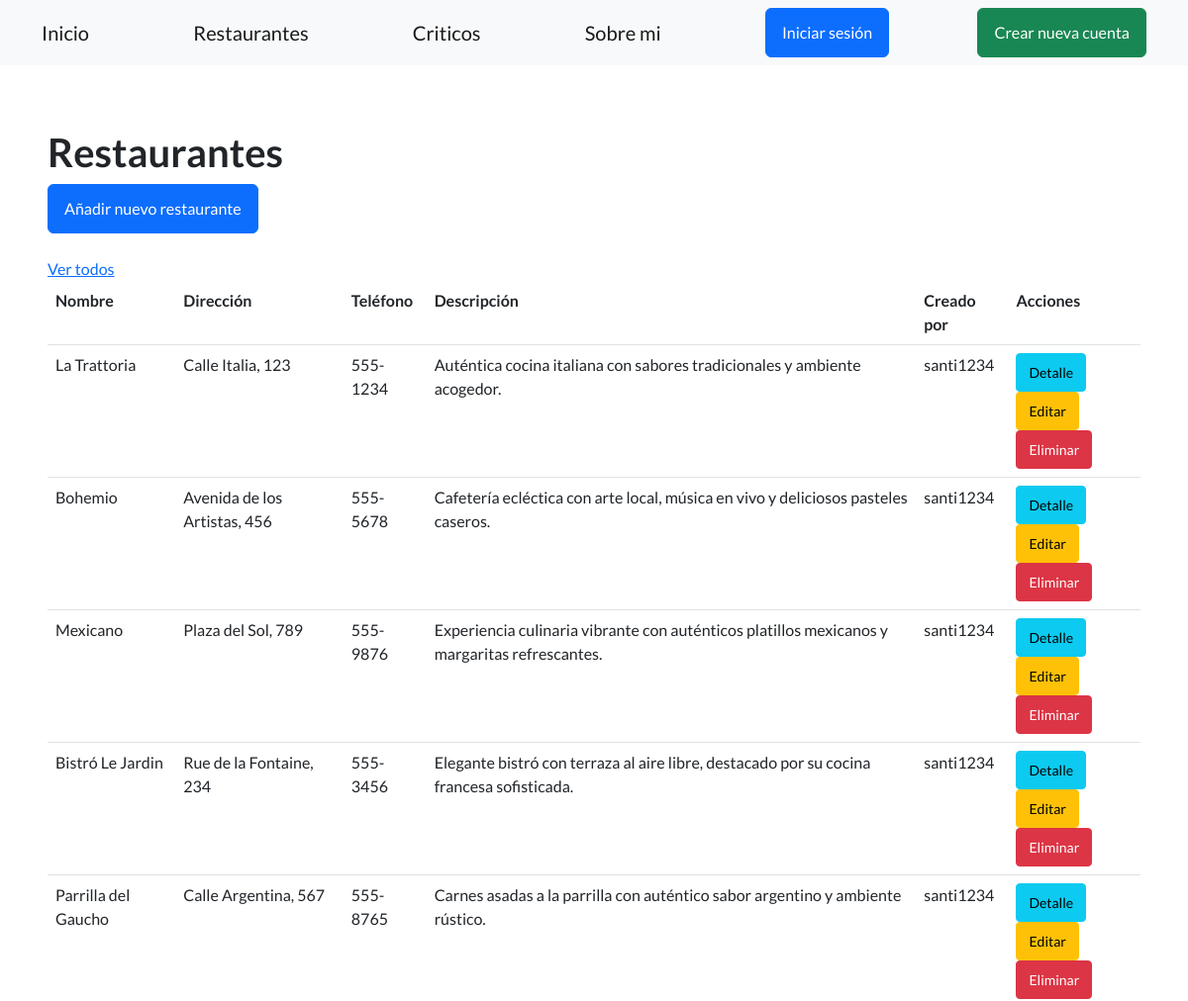
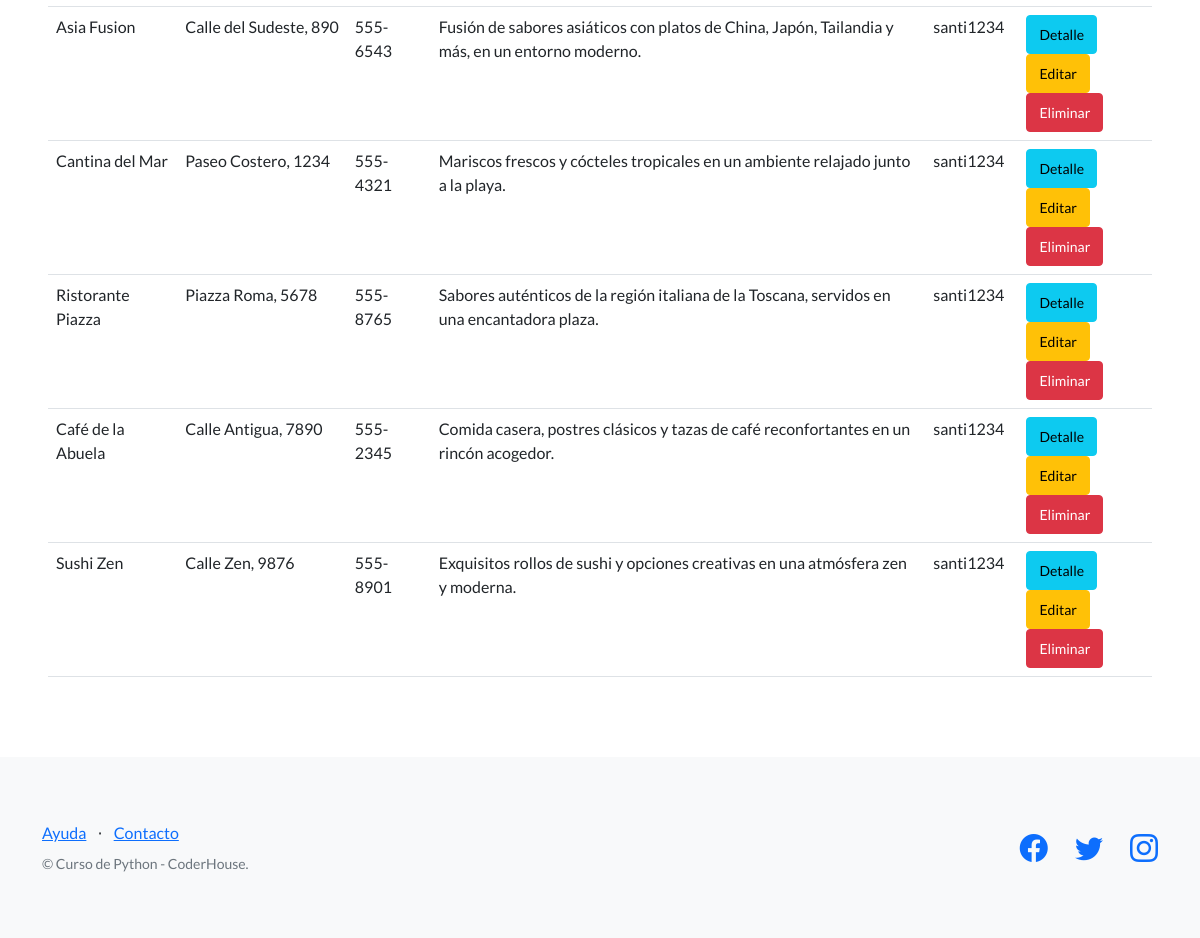
Page /criticos/restaurantes/ on the earlier database version (2 pictures, top to bottom).
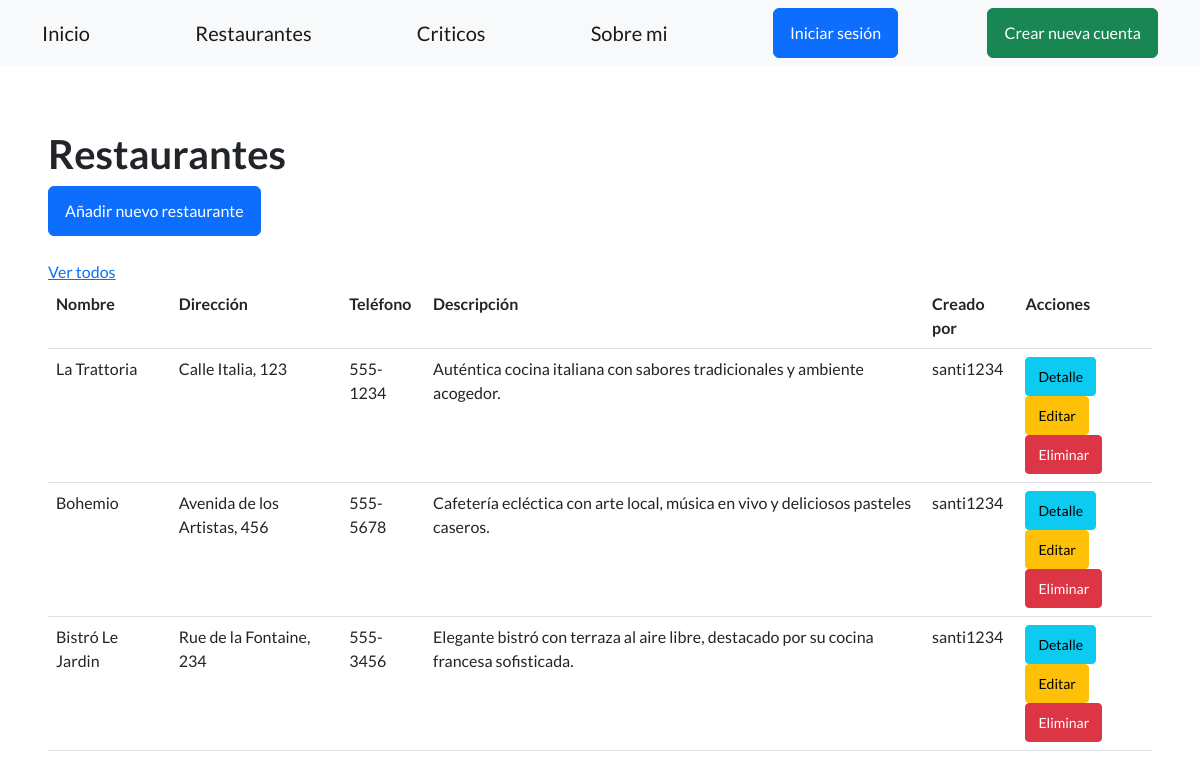
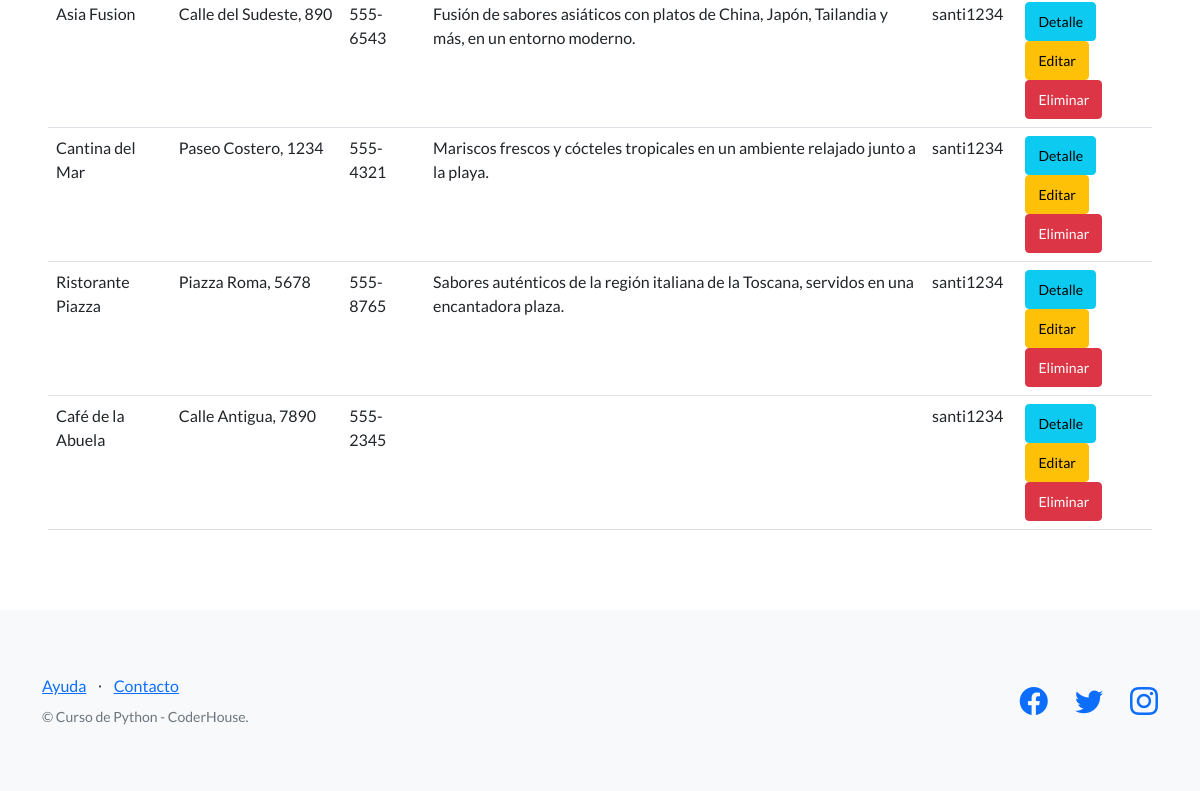
Same page on the later database version (2 pictures, top to bottom).
### criticos/models.py (models this page shows, shortened)
class Restaurante(models.Model):
    nombre = models.CharField(max_length=100)
    direccion = models.CharField(max_length=200)
    telefono = models.CharField(max_length=20)
    descripcion = models.TextField(null=True, blank=True)
    creado_por = models.ForeignKey(User, on_delete=models.CASCADE)

### criticos/views.py (the view)
# urls.py: path('restaurantes/', views.lista_restaurantes, name='lista_restaurantes'),
def lista_restaurantes(request):
    restaurantes = Restaurante.objects.select_related('creado_por').all()
    return render(request, 'criticos/lista_restaurantes.html', {'restaurantes': restaurantes})

### criticos/templates/criticos/lista_restaurantes.html (shortened to what this page needs)
{% extends "base.html" %}
{% block contenido %}
</head>
<body>
    <h1>Restaurantes</h1>
    <a class="btn btn-primary" href="{% url 'agregar_restaurante' %}">Añadir nuevo restaurante</a>
    <br><br>
    <a href="{% url 'lista_restaurantes' %}">Ver todos</a>
    <table class="table">
        <tbody>
          <tr>
            <th>Nombre</th>
            <th>Dirección</th>
            <th>Teléfono</th>
            <th>Descripción</th>
            <th>Creado por</th>
            <th>Acciones</th>
        </tr>
        {% for restaurante in restaurantes %}
        <tr>
            <td>{{ restaurante.nombre }}</td>
            <td>{{ restaurante.direccion }}</td>
            <td>{{ restaurante.telefono }}</td>
            <td>{{ restaurante.descripcion }}</td>
            <td>{{ restaurante.creado_por.username }}</td>
            <td>
                <a class="btn btn-info btn-sm" href="{% url 'detalle_restaurante' restaurante.id %}">Detalle</a>
                <a class="btn btn-warning btn-sm" href="{% url 'editar_restaurante' restaurante.id %}">Editar</a>
                <form action="{% url 'eliminar_restaurante' restaurante.id %}" method="post">
                    <button class="btn btn-danger btn-sm" type="submit">Eliminar</button>
                </form>
            </td>
        </tr>
        {% endfor %}
        </tbody>
    </table>
{% endblock contenido %}

### templates_base/base.html (shortened to what this page needs)
{% load static %}
<!DOCTYPE html>
<html lang="en">
    <head>
        <link href="https://cdn.jsdelivr.net/npm/bootstrap-icons@1.5.0/font/bootstrap-icons.css" rel="stylesheet" type="text/css" />
        <link href="{% static 'css/styles.css' %}" rel="stylesheet" />
    </head>
    <body>
        <nav class="navbar navbar-light bg-light static-top">
            <div class="container">
                <a class="navbar-brand" href="{% url 'inicio' %}">Inicio</a>
                <a class="navbar-brand" href="{% url 'lista_restaurantes' %}">Restaurantes</a>
                <a class="navbar-brand" href="{% url 'lista_criticos' %}">Criticos</a>
                <a class="navbar-brand" href="{% url 'mi_informacion' %}"">Sobre mi</a>
                {% if user.is_authenticated %}
                <div class="dropdown">
                    <button class="btn btn-secondary dropdown-toggle" type="button" id="dropdownMenuButton1" data-bs-toggle="dropdown" aria-expanded="false">
                        <div style="display: inline-flex;">
                            <span>{{ user.username }}</span>
                        </div>
                    </button>
                    <ul class="dropdown-menu" aria-labelledby="dropdownMenuButton1">
                        <li>
                            <a class="dropdown-item" href="{% url 'editar_perfil' %}">Editar mis datos</a>
                        </li>
                        <li>
                            <a class="dropdown-item" href="{% url 'agregar_avatar' %}">Agregar avatar</a>
                        </li>
                        <li>
                            <a class="dropdown-item" href="{% url 'logout' %}"><strong>Cerrar Sesión</strong></a>
                        </li>
                    </ul>
                </div>
                {% else %}
                <a class="btn btn-primary" href="{% url 'login' %}">Iniciar sesión</a>
                <a class="btn btn-success" href="{% url 'registro' %}">Crear nueva cuenta</a>
                {% endif %}
            </div>
        </nav>
        <section style="padding:4rem 3rem;">
            {% block contenido %}
            {% endblock contenido %}
        </section>
        <footer class="footer bg-light">
            <div class="container">
                <div class="row">
                    <div class="col-lg-6 h-100 text-center text-lg-start my-auto">
                        <ul class="list-inline mb-2">
                            <li class="list-inline-item"><a href="#!">Ayuda</a></li>
                            <li class="list-inline-item">⋅</li>
                            <li class="list-inline-item"><a href="#!">Contacto</a></li>
                        </ul>
                        <p class="text-muted small mb-4 mb-lg-0">&copy; Curso de Python - CoderHouse.</p>
                    </div>
                    <div class="col-lg-6 h-100 text-center text-lg-end my-auto">
                        <ul class="list-inline mb-0">
                            <li class="list-inline-item me-4">
                                <a href="#!"><i class="bi-facebook fs-3"></i></a>
                            </li>
                            <li class="list-inline-item me-4">
                                <a href="#!"><i class="bi-twitter fs-3"></i></a>
                            </li>
                            <li class="list-inline-item">
                                <a href="https://www.instagram.com/espndeportes/?hl=es"><i class="bi-instagram fs-3"></i></a>
                            </li>
                        </ul>
                    </div>
                </div>
            </div>
        </footer>
    </body>
</html>

Differences in the rows shown:
removed Restaurante: nombre "Mexicano", direccion "Plaza del Sol, 789", telefono "555-9876", descripcion "Experiencia culinaria vibrante con auténticos platillos mexicanos y margaritas refrescantes.", creado_por.username "santi1234"
removed Restaurante: nombre "Parrilla del Gaucho", direccion "Calle Argentina, 567", telefono "555-8765", descripcion "Carnes asadas a la parrilla con auténtico sabor argentino y ambiente rústico.", creado_por.username "santi1234"
removed Restaurante: nombre "Sushi Zen", direccion "Calle Zen, 9876", telefono "555-8901", descripcion "Exquisitos rollos de sushi y opciones creativas en una atmósfera zen y moderna.", creado_por.username "santi1234"
changed Restaurante "Café de la Abuela": descripcion "Comida casera, postres clásicos y tazas de café reconfortantes en un rincón acogedor." → (not shown)
